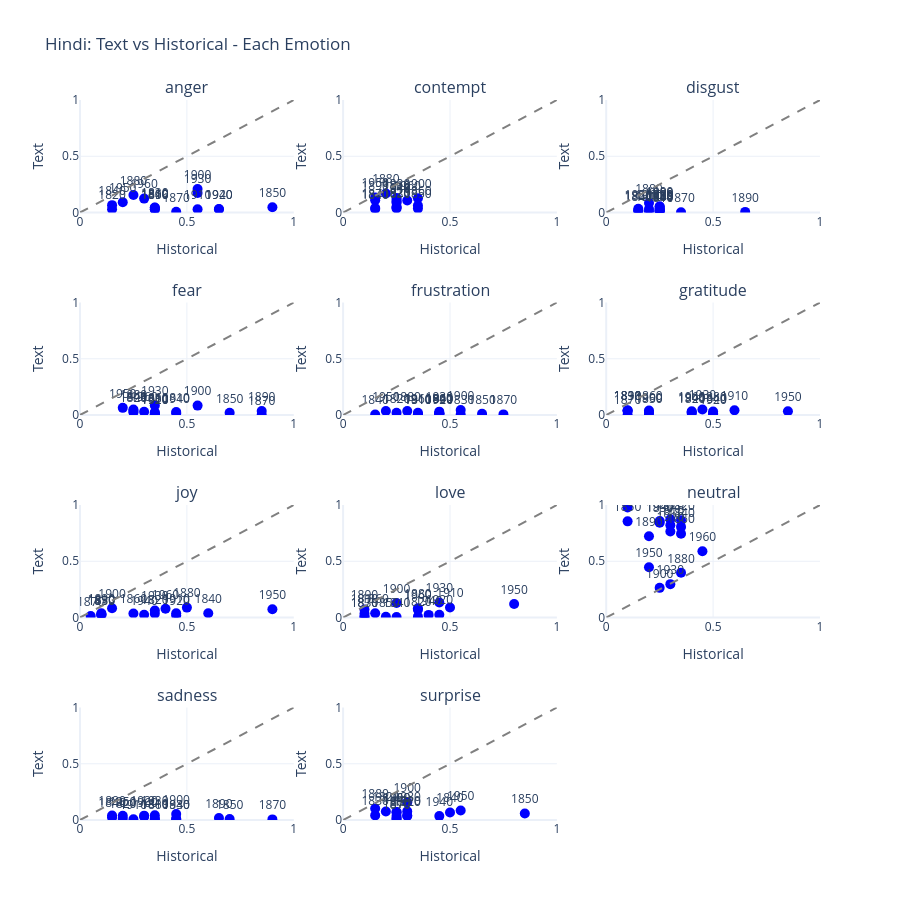

Write notebook code for a chart like this one.
### Code cell
plot_emotion_scatters(merged_hindi, 'Hindi')

### Figure 1 — Plotly figure (JSON) as saved in the notebook; plotly's stock layout.template omitted (floating-point values rounded to 4 significant figures)
{"data": [{"marker": {"color": "blue", "size": 10}, "mode": "markers+text", "showlegend": false, "text": ["1810", "1820", "1830", "1840", "1850", "1860", "1870", "1880", "1890", "1900", "1910", "1920", "1930", "1940", "1950", "1960"], "textposition": "top center", "type": "scatter", "x": [0.35, 0.15, 0.35, 0.15, 0.9, 0.35, 0.45, 0.25, 0.35, 0.55, 0.55, 0.65, 0.55, 0.65, 0.2, 0.3], "xaxis": "x", "y": [0.04157, 0.02945, 0.04478, 0.06542, 0.046, 0.02973, 0.00564, 0.1552, 0.02602, 0.2078, 0.02948, 0.0283, 0.1734, 0.03014, 0.09075, 0.1236], "yaxis": "y"}, {"line": {"color": "gray", "dash": "dash"}, "mode": "lines", "showlegend": false, "type": "scatter", "x": [0, 1], "xaxis": "x", "y": [0, 1], "yaxis": "y"}, {"marker": {"color": "blue", "size": 10}, "mode": "markers+text", "showlegend": false, "text": ["1810", "1820", "1830", "1840", "1850", "1860", "1870", "1880", "1890", "1900", "1910", "1920", "1930", "1940", "1950", "1960"], "textposition": "top center", "type": "scatter", "x": [0.25, 0.25, 0.25, 0.15, 0.35, 0.35, 0.15, 0.2, 0.15, 0.35, 0.25, 0.25, 0.25, 0.25, 0.15, 0.3], "xaxis": "x2", "y": [0.1102, 0.04338, 0.03527, 0.03142, 0.03455, 0.06236, 0.04016, 0.1685, 0.1085, 0.1267, 0.08658, 0.05041, 0.1284, 0.09525, 0.1339, 0.1062], "yaxis": "y2"}, {"line": {"color": "gray", "dash": "dash"}, "mode": "lines", "showlegend": false, "type": "scatter", "x": [0, 1], "xaxis": "x2", "y": [0, 1], "yaxis": "y2"}, {"marker": {"color": "blue", "size": 10}, "mode": "markers+text", "showlegend": false, "text": ["1810", "1820", "1830", "1840", "1850", "1860", "1870", "1880", "1890", "1900", "1910", "1920", "1930", "1940", "1950", "1960"], "textposition": "top center", "type": "scatter", "x": [0.25, 0.15, 0.25, 0.15, 0.25, 0.25, 0.35, 0.2, 0.65, 0.25, 0.2, 0.25, 0.25, 0.25, 0.15, 0.2], "xaxis": "x3", "y": [0.005905, 0.02, 0.03218, 0.01059, 0.01528, 0.03193, 0.002658, 0.08462, 0.005469, 0.05594, 0.009407, 0.01973, 0.04847, 0.007738, 0.03277, 0.03102], "yaxis": "y3"}, {"line": {"color": "gray", "dash": "dash"}, "mode": "lines", "showlegend": false, "type": "scatter", "x": [0, 1], "xaxis": "x3", "y": [0, 1], "yaxis": "y3"}, {"marker": {"color": "blue", "size": 10}, "mode": "markers+text", "showlegend": false, "text": ["1810", "1820", "1830", "1840", "1850", "1860", "1870", "1880", "1890", "1900", "1910", "1920", "1930", "1940", "1950", "1960"], "textposition": "top center", "type": "scatter", "x": [0.45, 0.25, 0.35, 0.25, 0.7, 0.35, 0.85, 0.25, 0.85, 0.55, 0.35, 0.35, 0.35, 0.45, 0.2, 0.3], "xaxis": "x4", "y": [0.02607, 0.02356, 0.01805, 0.03451, 0.01973, 0.02431, 0.0015, 0.04957, 0.03538, 0.08338, 0.00342, 0.00454, 0.08426, 0.01658, 0.06349, 0.02896], "yaxis": "y4"}, {"line": {"color": "gray", "dash": "dash"}, "mode": "lines", "showlegend": false, "type": "scatter", "x": [0, 1], "xaxis": "x4", "y": [0, 1], "yaxis": "y4"}, {"marker": {"color": "blue", "size": 10}, "mode": "markers+text", "showlegend": false, "text": ["1810", "1820", "1830", "1840", "1850", "1860", "1870", "1880", "1890", "1900", "1910", "1920", "1930", "1940", "1950", "1960"], "textposition": "top center", "type": "scatter", "x": [0.35, 0.25, 0.55, 0.15, 0.65, 0.45, 0.75, 0.3, 0.45, 0.55, 0.35, 0.45, 0.45, 0.45, 0.2, 0.35], "xaxis": "x5", "y": [0.007306, 0.01921, 0.004121, 0.004946, 0.01066, 0.01389, 0.005492, 0.03448, 0.01587, 0.04492, 0.005556, 0.01086, 0.02969, 0.01458, 0.03489, 0.01913], "yaxis": "y5"}, {"line": {"color": "gray", "dash": "dash"}, "mode": "lines", "showlegend": false, "type": "scatter", "x": [0, 1], "xaxis": "x5", "y": [0, 1], "yaxis": "y5"}, {"marker": {"color": "blue", "size": 10}, "mode": "markers+text", "showlegend": false, "text": ["1810", "1820", "1830", "1840", "1850", "1860", "1870", "1880", "1890", "1900", "1910", "1920", "1930", "1940", "1950", "1960"], "textposition": "top center", "type": "scatter", "x": [0.1, 0.4, 0.1, 0.5, 0.2, 0.2, 0.1, 0.5, 0.1, 0.2, 0.6, 0.5, 0.45, 0.4, 0.85, 0.4], "xaxis": "x6", "y": [0.03849, 0.01474, 0.03824, 0.01244, 0.01188, 0.04053, 0.002741, 0.03041, 0.04227, 0.02642, 0.04208, 0.008405, 0.04952, 0.02412, 0.03318, 0.03347], "yaxis": "y6"}, {"line": {"color": "gray", "dash": "dash"}, "mode": "lines", "showlegend": false, "type": "scatter", "x": [0, 1], "xaxis": "x6", "y": [0, 1], "yaxis": "y6"}, {"marker": {"color": "blue", "size": 10}, "mode": "markers+text", "showlegend": false, "text": ["1810", "1820", "1830", "1840", "1850", "1860", "1870", "1880", "1890", "1900", "1910", "1920", "1930", "1940", "1950", "1960"], "textposition": "top center", "type": "scatter", "x": [0.1, 0.35, 0.1, 0.6, 0.1, 0.25, 0.05, 0.5, 0.1, 0.15, 0.45, 0.45, 0.35, 0.3, 0.9, 0.4], "xaxis": "x7", "y": [0.02979, 0.03317, 0.02235, 0.0385, 0.0227, 0.03501, 0.01234, 0.08802, 0.03736, 0.08193, 0.03818, 0.01931, 0.06117, 0.02431, 0.07377, 0.07736], "yaxis": "y7"}, {"line": {"color": "gray", "dash": "dash"}, "mode": "lines", "showlegend": false, "type": "scatter", "x": [0, 1], "xaxis": "x7", "y": [0, 1], "yaxis": "y7"}, {"marker": {"color": "blue", "size": 10}, "mode": "markers+text", "showlegend": false, "text": ["1810", "1820", "1830", "1840", "1850", "1860", "1870", "1880", "1890", "1900", "1910", "1920", "1930", "1940", "1950", "1960"], "textposition": "top center", "type": "scatter", "x": [0.1, 0.35, 0.1, 0.25, 0.2, 0.15, 0.1, 0.35, 0.1, 0.25, 0.5, 0.45, 0.45, 0.4, 0.8, 0.35], "xaxis": "x8", "y": [0.03402, 0.007529, 0.005861, 0.004228, 0.00631, 0.03787, 0.003114, 0.08193, 0.07067, 0.1286, 0.08846, 0.02484, 0.134, 0.02328, 0.1205, 0.06936], "yaxis": "y8"}, {"line": {"color": "gray", "dash": "dash"}, "mode": "lines", "showlegend": false, "type": "scatter", "x": [0, 1], "xaxis": "x8", "y": [0, 1], "yaxis": "y8"}, {"marker": {"color": "blue", "size": 10}, "mode": "markers+text", "showlegend": false, "text": ["1810", "1820", "1830", "1840", "1850", "1860", "1870", "1880", "1890", "1900", "1910", "1920", "1930", "1940", "1950", "1960"], "textposition": "top center", "type": "scatter", "x": [0.3, 0.35, 0.25, 0.35, 0.1, 0.35, 0.1, 0.35, 0.2, 0.25, 0.3, 0.3, 0.3, 0.25, 0.2, 0.45], "xaxis": "x9", "y": [0.8196, 0.8635, 0.8424, 0.8055, 0.8548, 0.7448, 0.9774, 0.3971, 0.7217, 0.2634, 0.7644, 0.8725, 0.2965, 0.8584, 0.4473, 0.5884], "yaxis": "y9"}, {"line": {"color": "gray", "dash": "dash"}, "mode": "lines", "showlegend": false, "type": "scatter", "x": [0, 1], "xaxis": "x9", "y": [0, 1], "yaxis": "y9"}, {"marker": {"color": "blue", "size": 10}, "mode": "markers+text", "showlegend": false, "text": ["1810", "1820", "1830", "1840", "1850", "1860", "1870", "1880", "1890", "1900", "1910", "1920", "1930", "1940", "1950", "1960"], "textposition": "top center", "type": "scatter", "x": [0.35, 0.2, 0.45, 0.15, 0.7, 0.35, 0.9, 0.15, 0.65, 0.45, 0.25, 0.3, 0.35, 0.45, 0.2, 0.3], "xaxis": "x10", "y": [0.01322, 0.01271, 0.008395, 0.02164, 0.008393, 0.004564, 0.00533, 0.04013, 0.01782, 0.05391, 0.006271, 0.03862, 0.04192, 0.009837, 0.03757, 0.02875], "yaxis": "y10"}, {"line": {"color": "gray", "dash": "dash"}, "mode": "lines", "showlegend": false, "type": "scatter", "x": [0, 1], "xaxis": "x10", "y": [0, 1], "yaxis": "y10"}, {"marker": {"color": "blue", "size": 10}, "mode": "markers+text", "showlegend": false, "text": ["1810", "1820", "1830", "1840", "1850", "1860", "1870", "1880", "1890", "1900", "1910", "1920", "1930", "1940", "1950", "1960"], "textposition": "top center", "type": "scatter", "x": [0.25, 0.2, 0.15, 0.5, 0.85, 0.25, 0.25, 0.15, 0.25, 0.3, 0.3, 0.3, 0.3, 0.45, 0.55, 0.25], "xaxis": "x11", "y": [0.01383, 0.07587, 0.04079, 0.06656, 0.05767, 0.03655, 0.01107, 0.1016, 0.06939, 0.1571, 0.03997, 0.03545, 0.07647, 0.03466, 0.08469, 0.07054], "yaxis": "y11"}, {"line": {"color": "gray", "dash": "dash"}, "mode": "lines", "showlegend": false, "type": "scatter", "x": [0, 1], "xaxis": "x11", "y": [0, 1], "yaxis": "y11"}], "layout": {"annotations": [{"font": {"size": 16}, "showarrow": false, "text": "anger", "x": 0.1444, "xanchor": "center", "xref": "paper", "y": 1, "yanchor": "bottom", "yref": "paper"}, {"font": {"size": 16}, "showarrow": false, "text": "contempt", "x": 0.5, "xanchor": "center", "xref": "paper", "y": 1, "yanchor": "bottom", "yref": "paper"}, {"font": {"size": 16}, "showarrow": false, "text": "disgust", "x": 0.8556, "xanchor": "center", "xref": "paper", "y": 1, "yanchor": "bottom", "yref": "paper"}, {"font": {"size": 16}, "showarrow": false, "text": "fear", "x": 0.1444, "xanchor": "center", "xref": "paper", "y": 0.7188, "yanchor": "bottom", "yref": "paper"}, {"font": {"size": 16}, "showarrow": false, "text": "frustration", "x": 0.5, "xanchor": "center", "xref": "paper", "y": 0.7188, "yanchor": "bottom", "yref": "paper"}, {"font": {"size": 16}, "showarrow": false, "text": "gratitude", "x": 0.8556, "xanchor": "center", "xref": "paper", "y": 0.7188, "yanchor": "bottom", "yref": "paper"}, {"font": {"size": 16}, "showarrow": false, "text": "joy", "x": 0.1444, "xanchor": "center", "xref": "paper", "y": 0.4375, "yanchor": "bottom", "yref": "paper"}, {"font": {"size": 16}, "showarrow": false, "text": "love", "x": 0.5, "xanchor": "center", "xref": "paper", "y": 0.4375, "yanchor": "bottom", "yref": "paper"}, {"font": {"size": 16}, "showarrow": false, "text": "neutral", "x": 0.8556, "xanchor": "center", "xref": "paper", "y": 0.4375, "yanchor": "bottom", "yref": "paper"}, {"font": {"size": 16}, "showarrow": false, "text": "sadness", "x": 0.1444, "xanchor": "center", "xref": "paper", "y": 0.1562, "yanchor": "bottom", "yref": "paper"}, {"font": {"size": 16}, "showarrow": false, "text": "surprise", "x": 0.5, "xanchor": "center", "xref": "paper", "y": 0.1562, "yanchor": "bottom", "yref": "paper"}], "height": 900, "title": {"text": "Hindi: Text vs Historical - Each Emotion"}, "xaxis": {"anchor": "y", "domain": [0, 0.2889], "range": [0, 1], "title": {"text": "Historical"}}, "xaxis10": {"anchor": "y10", "domain": [0, 0.2889], "range": [0, 1], "title": {"text": "Historical"}}, "xaxis11": {"anchor": "y11", "domain": [0.3556, 0.6444], "range": [0, 1], "title": {"text": "Historical"}}, "xaxis12": {"anchor": "y12", "domain": [0.7111, 1], "range": [0, 1], "title": {"text": "Historical"}}, "xaxis2": {"anchor": "y2", "domain": [0.3556, 0.6444], "range": [0, 1], "title": {"text": "Historical"}}, "xaxis3": {"anchor": "y3", "domain": [0.7111, 1], "range": [0, 1], "title": {"text": "Historical"}}, "xaxis4": {"anchor": "y4", "domain": [0, 0.2889], "range": [0, 1], "title": {"text": "Historical"}}, "xaxis5": {"anchor": "y5", "domain": [0.3556, 0.6444], "range": [0, 1], "title": {"text": "Historical"}}, "xaxis6": {"anchor": "y6", "domain": [0.7111, 1], "range": [0, 1], "title": {"text": "Historical"}}, "xaxis7": {"anchor": "y7", "domain": [0, 0.2889], "range": [0, 1], "title": {"text": "Historical"}}, "xaxis8": {"anchor": "y8", "domain": [0.3556, 0.6444], "range": [0, 1], "title": {"text": "Historical"}}, "xaxis9": {"anchor": "y9", "domain": [0.7111, 1], "range": [0, 1], "title": {"text": "Historical"}}, "yaxis": {"anchor": "x", "domain": [0.8438, 1], "range": [0, 1], "title": {"text": "Text"}}, "yaxis10": {"anchor": "x10", "domain": [0, 0.1562], "range": [0, 1], "title": {"text": "Text"}}, "yaxis11": {"anchor": "x11", "domain": [0, 0.1562], "range": [0, 1], "title": {"text": "Text"}}, "yaxis12": {"anchor": "x12", "domain": [0, 0.1562], "range": [0, 1], "title": {"text": "Text"}}, "yaxis2": {"anchor": "x2", "domain": [0.8438, 1], "range": [0, 1], "title": {"text": "Text"}}, "yaxis3": {"anchor": "x3", "domain": [0.8438, 1], "range": [0, 1], "title": {"text": "Text"}}, "yaxis4": {"anchor": "x4", "domain": [0.5625, 0.7188], "range": [0, 1], "title": {"text": "Text"}}, "yaxis5": {"anchor": "x5", "domain": [0.5625, 0.7188], "range": [0, 1], "title": {"text": "Text"}}, "yaxis6": {"anchor": "x6", "domain": [0.5625, 0.7188], "range": [0, 1], "title": {"text": "Text"}}, "yaxis7": {"anchor": "x7", "domain": [0.2812, 0.4375], "range": [0, 1], "title": {"text": "Text"}}, "yaxis8": {"anchor": "x8", "domain": [0.2812, 0.4375], "range": [0, 1], "title": {"text": "Text"}}, "yaxis9": {"anchor": "x9", "domain": [0.2812, 0.4375], "range": [0, 1], "title": {"text": "Text"}}}}
